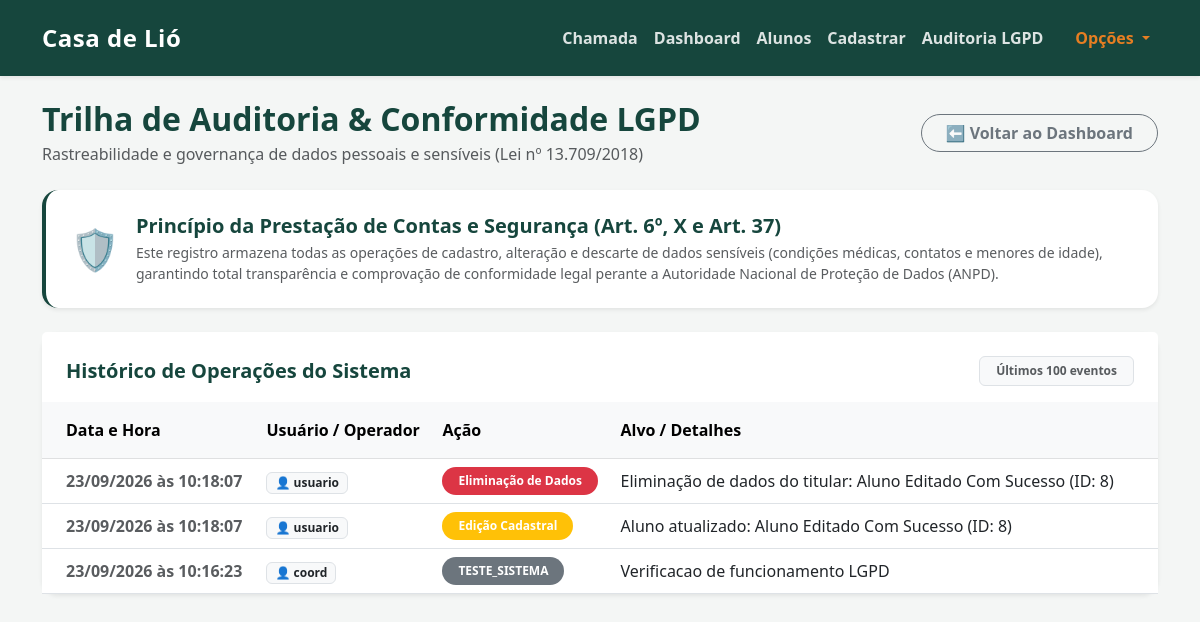
Page /auditoria (signed in) on the earlier database version.
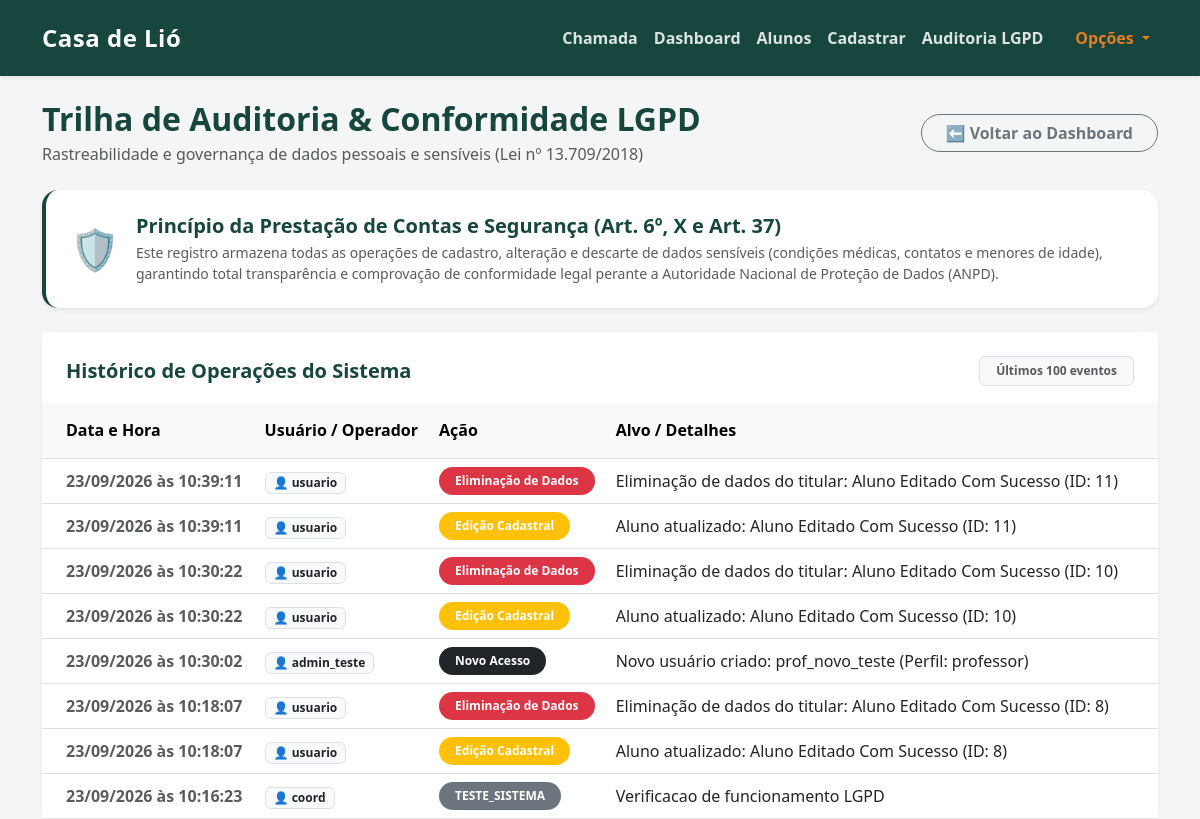
Same page on the later database version.
### tables this page shows
CREATE TABLE logs_auditoria (
            id INTEGER PRIMARY KEY AUTOINCREMENT,
            usuario TEXT NOT NULL,
            acao TEXT NOT NULL,
            alvo TEXT,
            data_hora TEXT NOT NULL
        );

### app.py (the view)
@app.get("/auditoria", response_class=HTMLResponse)
async def tela_auditoria(request: Request):
    usuario = obter_usuario_atual(request)
    if not usuario or usuario['perfil'] != 'coordenacao':
        return RedirectResponse(url="/", status_code=303)
    conexao = pegar_conexao()
    logs_db = conexao.execute('''
        SELECT id, usuario, acao, alvo, data_hora
        FROM logs_auditoria
        ORDER BY id DESC
        LIMIT 100
    ''').fetchall()
    conexao.close()
    logs = []
    for log in logs_db:
        log_dict = dict(log)
        try:
            dt = datetime.strptime(log['data_hora'], "%Y-%m-%d %H:%M:%S")
            log_dict['data_hora_formatada'] = dt.strftime("%d/%m/%Y às %H:%M:%S")
        except Exception:
            log_dict['data_hora_formatada'] = log['data_hora']
        logs.append(log_dict)
    return templates.TemplateResponse(
        request=request,
        name="auditoria.html",
        context={"logs": logs, "usuario_atual": usuario}
    )

### templates/auditoria.html
{% extends 'base.html' %}
{% block conteudo %}
<div class="row mb-4 align-items-center">
    <div class="col-md-8">
        <h2 class="text-primary fw-bold mb-1">Trilha de Auditoria & Conformidade LGPD</h2>
        <p class="text-muted mb-0">Rastreabilidade e governança de dados pessoais e sensíveis (Lei nº 13.709/2018)</p>
    </div>
    <div class="col-md-4 text-md-end mt-3 mt-md-0">
        <a href="/dashboard" class="btn btn-outline-secondary rounded-pill px-4 fw-semibold">
            ⬅️ Voltar ao Dashboard
        </a>
    </div>
</div>
<div class="card shadow-sm border-0 border-start border-primary border-4 p-4 mb-4 bg-white" style="border-radius: 1rem;">
    <div class="d-flex align-items-center gap-3">
        <div class="fs-1">🛡️</div>
        <div>
            <h5 class="fw-bold text-primary mb-1">Princípio da Prestação de Contas e Segurança (Art. 6º, X e Art. 37)</h5>
            <p class="text-muted mb-0 small">
                Este registro armazena todas as operações de cadastro, alteração e descarte de dados sensíveis (condições médicas, contatos e menores de idade), garantindo total transparência e comprovação de conformidade legal perante a Autoridade Nacional de Proteção de Dados (ANPD).
            </p>
        </div>
    </div>
</div>
<div class="card shadow-sm border-0" style="border-radius: 1rem;">
    <div class="card-header bg-white border-0 pt-4 pb-3 px-4 d-flex justify-content-between align-items-center">
        <h5 class="fw-bold text-primary mb-0">Histórico de Operações do Sistema</h5>
        <span class="badge bg-light text-muted border px-3 py-2">Últimos 100 eventos</span>
    </div>
    <div class="card-body p-0">
        <div class="table-responsive">
            <table class="table table-hover align-middle mb-0">
                <thead class="table-light">
                    <tr>
                        <th class="ps-4 py-3">Data e Hora</th>
                        <th class="py-3">Usuário / Operador</th>
                        <th class="py-3">Ação</th>
                        <th class="pe-4 py-3">Alvo / Detalhes</th>
                    </tr>
                </thead>
                <tbody>
                    {% for log in logs %}
                    <tr>
                        <td class="ps-4 fw-semibold text-muted" style="white-space: nowrap;">
                            {{ log['data_hora_formatada'] }}
                        </td>
                        <td>
                            <span class="badge bg-light text-dark border px-2 py-1 fw-bold">
                                👤 {{ log['usuario'] }}
                            </span>
                        </td>
                        <td>
                            {% if log['acao'] == 'CADASTRO_ALUNO' %}
                                <span class="badge bg-success rounded-pill px-3 py-2 fw-semibold">Novo Aluno</span>
                            {% elif log['acao'] == 'EDICAO_ALUNO' %}
                                <span class="badge bg-warning text-white rounded-pill px-3 py-2 fw-semibold">Edição Cadastral</span>
                            {% elif log['acao'] == 'EXCLUSAO_ALUNO' %}
                                <span class="badge bg-danger rounded-pill px-3 py-2 fw-semibold">Eliminação de Dados</span>
                            {% elif log['acao'] == 'ANEXO_ATESTADO' %}
                                <span class="badge bg-info text-white rounded-pill px-3 py-2 fw-semibold">Atestado Médico</span>
                            {% elif log['acao'] == 'CRIACAO_USUARIO' %}
                                <span class="badge bg-dark rounded-pill px-3 py-2 fw-semibold">Novo Acesso</span>
                            {% else %}
                                <span class="badge bg-secondary rounded-pill px-3 py-2">{{ log['acao'] }}</span>
                            {% endif %}
                        </td>
                        <td class="pe-4 text-dark">
                            {{ log['alvo'] or '—' }}
                        </td>
                    </tr>
                    {% else %}
                    <tr>
                        <td colspan="4" class="text-center text-muted py-5">
                            Nenhum registro de auditoria gerado até o momento.
                        </td>
                    </tr>
                    {% endfor %}
                </tbody>
            </table>
        </div>
    </div>
</div>
{% endblock %}

### templates/base.html (shortened to what this page needs)
<!DOCTYPE html>
<html lang="pt-PT">
<head>
    <link href="https://cdn.jsdelivr.net/npm/bootstrap@5.3.0/dist/css/bootstrap.min.css" rel="stylesheet">
</head>
<body>
    <nav class="navbar navbar-expand-lg shadow-sm">
        <div class="container">
            <a class="navbar-brand fw-bold text-white" href="/">Casa de Lió</a>
            <div class="collapse navbar-collapse" id="navbarNav">
                <ul class="navbar-nav ms-auto align-items-center">
                    <li class="nav-item"><a class="nav-link fw-semibold" href="/">Chamada</a></li>
                    {% if request.session.get('perfil') == 'coordenacao' %}
                        <li class="nav-item"><a class="nav-link fw-semibold" href="/dashboard">Dashboard</a></li>
                        <li class="nav-item"><a class="nav-link fw-semibold" href="/alunos">Alunos</a></li>
                        <li class="nav-item"><a class="nav-link fw-semibold" href="/cadastrar">Cadastrar</a></li>
                        <li class="nav-item"><a class="nav-link fw-semibold" href="/auditoria">Auditoria LGPD</a></li>
                    {% endif %}
                    <li class="nav-item dropdown ms-lg-3 mt-2 mt-lg-0">
                        <a class="nav-link fw-bold dropdown-toggle" href="#" id="menuPerfil" role="button" data-bs-toggle="dropdown" aria-expanded="false" style="color: var(--laranja-adra) !important;">
                            Opções
                        </a>
                    </li>
                </ul>
            </div>
        </div>
    </nav>
    <div class="container mt-4">
        {% block conteudo %}{% endblock %}
    </div>
</body>
</html>

### templates/base.html (style rules this page uses)
:root { --verde-adra: #16463d; --laranja-adra: #e67e22; --fundo-cinza: #f4f6f5; }
body { background-color: var(--fundo-cinza) !important; font-family: 'Segoe UI', Tahoma, Geneva, Verdana, sans-serif; }
.navbar { background-color: var(--verde-adra) !important; padding-top: 15px; padding-bottom: 15px; }
.navbar-brand { font-size: 1.5rem; letter-spacing: 0.5px; }
.nav-link { color: rgba(255, 255, 255, 0.85) !important; transition: color 0.3s; }
.text-primary { color: var(--verde-adra) !important; }
.border-primary { border-color: var(--verde-adra) !important; }
.card { border-radius: 1rem !important; border: none; transition: transform 0.2s ease-in-out; }

Differences in the rows shown:
added logs_auditoria: data_hora_formatada "23/09/2026 às 10:39:11", usuario "usuario", acao "Eliminação de Dados", alvo "Eliminação de dados do titular: Aluno Editado Com Sucesso (ID: 11)"
added logs_auditoria: data_hora_formatada "23/09/2026 às 10:39:11", usuario "usuario", acao "Edição Cadastral", alvo "Aluno atualizado: Aluno Editado Com Sucesso (ID: 11)"
added logs_auditoria: data_hora_formatada "23/09/2026 às 10:30:22", usuario "usuario", acao "Eliminação de Dados", alvo "Eliminação de dados do titular: Aluno Editado Com Sucesso (ID: 10)"
added logs_auditoria: data_hora_formatada "23/09/2026 às 10:30:22", usuario "usuario", acao "Edição Cadastral", alvo "Aluno atualizado: Aluno Editado Com Sucesso (ID: 10)"
added logs_auditoria: data_hora_formatada "23/09/2026 às 10:30:02", usuario "admin_teste", acao "Novo Acesso", alvo "Novo usuário criado: prof_novo_teste (Perfil: professor)"
